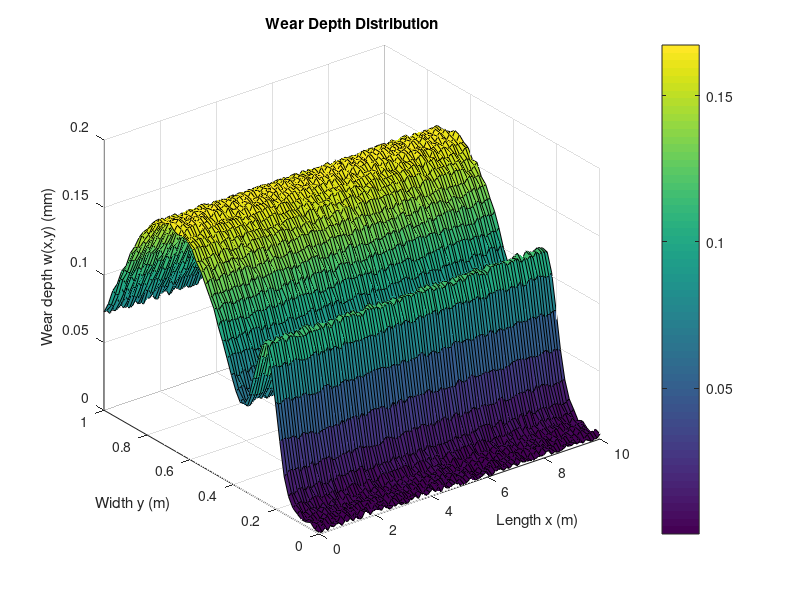
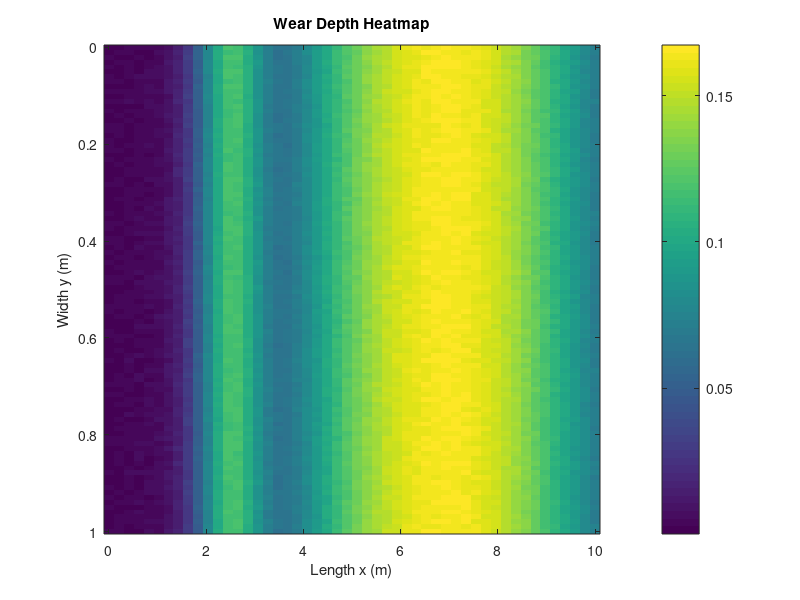

The MATLAB source for these figures, in order:
%% Parameter Settings
L = 10; % Total staircase length (meters)
W = 1;  % Total staircase width (meters)
Nx = 100; % Number of divisions along length
Ny = 50;  % Number of divisions across width

% Discretization grid
x = linspace(0, L, Nx);
y = linspace(0, W, Ny);
[X, Y] = meshgrid(x, y);

% Define left peak Gaussian distribution (sharper)
mu_left = W / 4; % Center of left Gaussian distribution
sigma_left = W / 20; % Std dev of left Gaussian (smaller, sharper peak)
w_left = 0.1 * exp(-((Y - mu_left).^2) / (2 * sigma_left^2)); % Left distribution

% Define right peak Gaussian distribution (wider and flatter)
mu_right = 3 * W / 4; % Center of right Gaussian distribution
sigma_right = W / 5; % Std dev of right Gaussian (larger, wider peak)
w_right = 0.15 * exp(-((Y - mu_right).^2) / (2 * sigma_right^2)); % Right distribution (higher amplitude)

% Intermediate transition distribution
mu_center = W / 2; % Center of middle Gaussian distribution
sigma_center = W / 8; % Std dev of middle distribution
w_center = 0.05 * exp(-((Y - mu_center).^2) / (2 * sigma_center^2)); % Middle region

% Add linear gradient and noise
linear_gradient = 0.005 * (1 - abs(Y - W / 2) / (W / 2)); % Symmetric decreasing gradient across width
random_noise = 0.005 * rand(size(Y)); % Random noise

% Combine all distributions
w = w_left + w_right + w_center + linear_gradient + random_noise;

%% Plotting
% 3D plot of wear depth distribution
figure;
surf(X, Y, w);
xlabel('Length x (m)');
ylabel('Width y (m)');
zlabel('Wear depth w(x,y) (mm)');
title('Wear Depth Distribution');
colorbar;

% Heatmap plot
figure;
imagesc(x, y, w');
colorbar;
xlabel('Length x (m)');
ylabel('Width y (m)');
title('Wear Depth Heatmap');